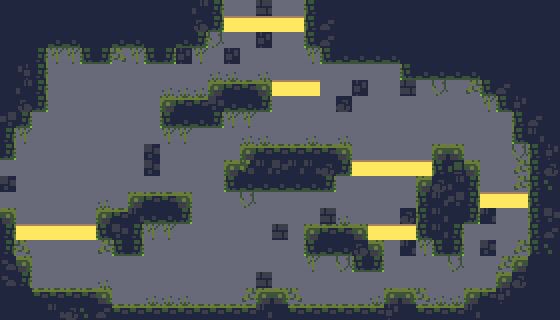

A 2D game scene composited from a Tiled map and its tileset images. What follows is a short description and the map's XML, with each tile layer's data collapsed to a summary:
An orthogonal 35x20 tile map with 16x16 px tiles, 5 tile layers (Collision_values, Collision, Background, OneWay_values, ...), 4 tilesets.

<map version="1.4" tiledversion="1.4.2" orientation="orthogonal" renderorder="right-down" compressionlevel="0" width="35" height="20" tilewidth="16" tileheight="16" infinite="0" backgroundcolor="#696A79" nextlayerid="7" nextobjectid="1"><tileset firstgid="1" name="CaveTiles" tilewidth="16" tileheight="16" tilecount="96" columns="8" objectalignment="topleft" margin="0" spacing="0"><image source="../../../Tiles/cavesofgallet_tiles.png" width="128" height="192" /></tileset><tileset firstgid="97" name="Warrior_Sheet_Effect" tilewidth="44" tileheight="44" tilecount="170" columns="10" objectalignment="topleft" margin="0" spacing="0"><image source="../../../Tiles/Warrior_Sheet-Effect.png" width="414" height="748" /></tileset><tileset firstgid="267" name="OneWay" tilewidth="16" tileheight="16" tilecount="1" columns="1" objectalignment="topleft"><image source="OneWay.intgrid.png" width="16" height="16" /></tileset><tileset firstgid="268" name="Collision" tilewidth="16" tileheight="16" tilecount="2" columns="2" objectalignment="topleft"><image source="Collision.intgrid.png" width="32" height="16" /></tileset><layer id="1" name="Collision_values" width="35" height="20" opacity="1"><data>[700 cells, 314 non-empty, 1 distinct tile ids]</data></layer><layer id="2" name="Collision" width="35" height="20" opacity="1"><data>[700 cells, 370 non-empty, 18 distinct tile ids]</data></layer><layer id="3" name="Background" width="35" height="20" opacity="1"><data>[700 cells, 18 non-empty, 5 distinct tile ids]</data></layer><layer id="4" name="OneWay_values" width="35" height="20" opacity="1"><data>[700 cells, 24 non-empty, 1 distinct tile ids]</data></layer><layer id="5" name="OneWay" width="35" height="20" opacity="1"><data>[700 cells, 24 non-empty, 1 distinct tile ids]</data></layer><objectgroup id="6" name="Entities" /></map>
